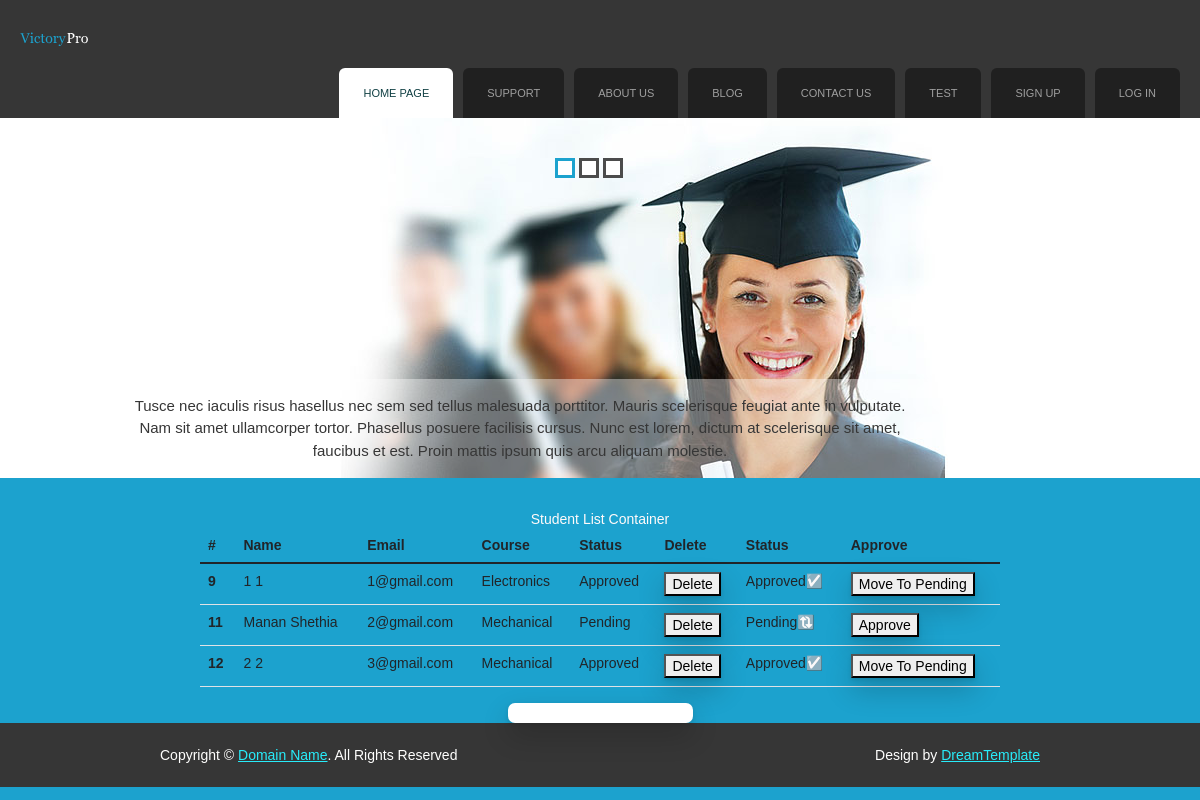
The app's page /studentList/, older data.
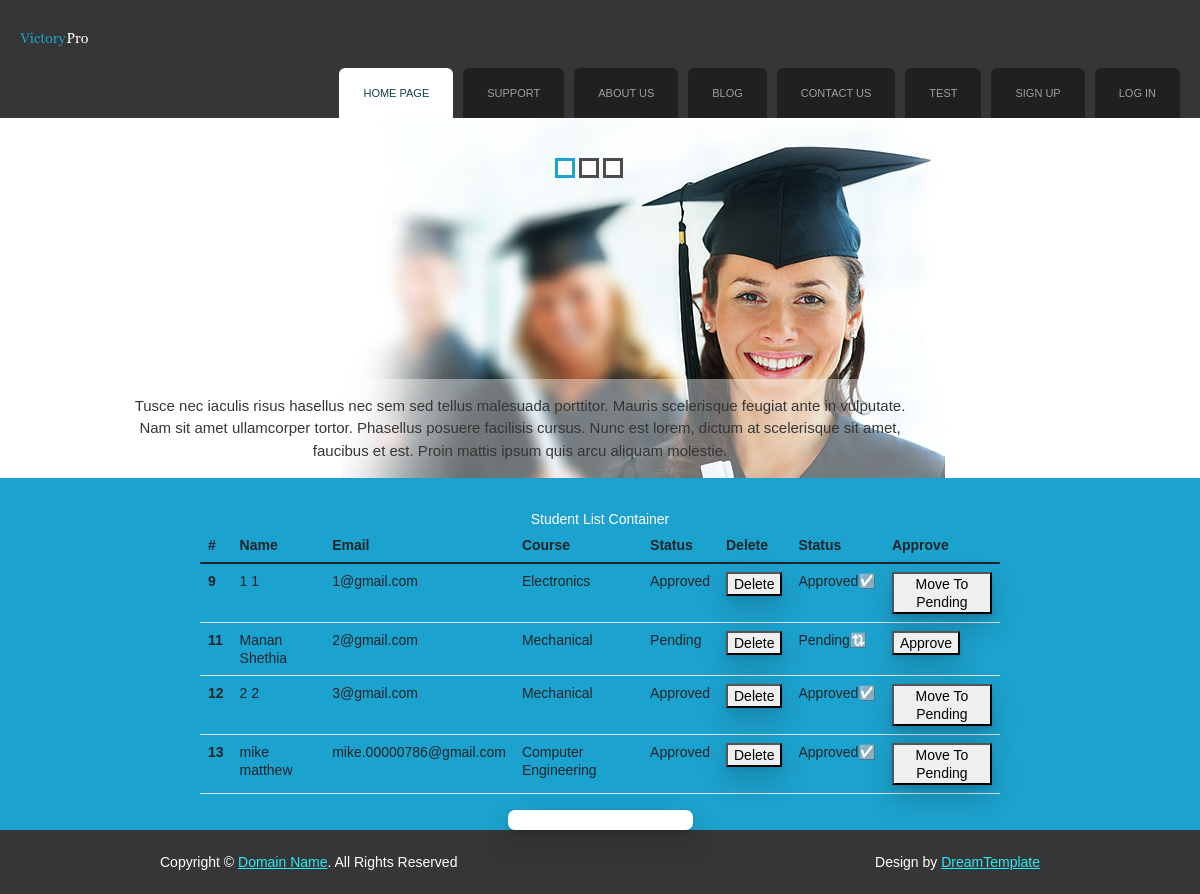
The same page, newer data.
### onlineexamapp/models.py (models this page shows, shortened)
class User(models.Model): # STUDENT
    userType = models.CharField(max_length = 100, default = "Student")
    fname = models.CharField(max_length = 100)
    lname = models.CharField(max_length = 100)
    email = models.CharField(max_length = 100)
    mobile = models.CharField(max_length = 100)
    course = models.CharField(max_length = 100, default="")
    gender = models.CharField(max_length = 100)
    password = models.CharField(max_length = 100)
    address = models.TextField()
    profilePic = models.ImageField(upload_to = 'profilePic/', default="")
    userStatus = models.CharField(max_length = 100, default = "Pending")

### onlineexamapp/views.py (the view)
# urls.py: path('studentList/', views.studentList, name='studentList'),
def studentList(request):
    studentsList = User.objects.filter(userType = "Student")
    return render(request, 'studentList.html', {'studentsList': studentsList})

### onlineexamapp/templates/studentList.html (shortened to what this page needs)
{% extends 'header.html' %}
{% load static %}
{% block content %}
<!DOCTYPE html>
<html lang="en">
<head>
</head>
<body>
    Student List Container
    <table class="table table-hover static-table" align="center" id="studentTable">
        <thead>
          <tr>
            <th scope="col">#</th>
            <th scope="col">Name</th>
            <th scope="col">Email</th>
            <th scope="col">Course</th>
            <th scope="col">Status</th>
            <th scope="col">Delete</th>
            <th scope="col">Status</th>
            <th scope="col">Approve</th>
          </tr>
        </thead>
        <tbody>
          {% for i in studentsList %}
          <tr>
            <th scope="row">{{i.id}}</th>
            <td>{{i.fname}} {{i.lname}}</td>
            <td>{{i.email}}</td>
            <td>{{i.course}}</td>
            <td>{{i.userStatus}}</td>
            {% if i.userStatus == "Approved" %}
            <td><button type="button">Delete</button></td>
            <td>Approved☑️</td>
            <td><button type="button" id="{{i.id}}">Move To Pending</button></td>
            {% else %}
            <td><button type="button">Delete</button></td>
            <td>Pending🔃</td>
            <td><button type="button" id="{{i.id}}">Approve</button></td>
            {% endif %}
          </tr>
          {% endfor %}
        </tbody>
      </table>
      <input type="text">
</body>
</html>
{% endblock %}

Row changes from the older to the newer data that the page shows:
added User: id "13", fname "mike", lname "matthew", email "mike.00000786@gmail.com", course "Computer Engineering", userStatus "Approved"
